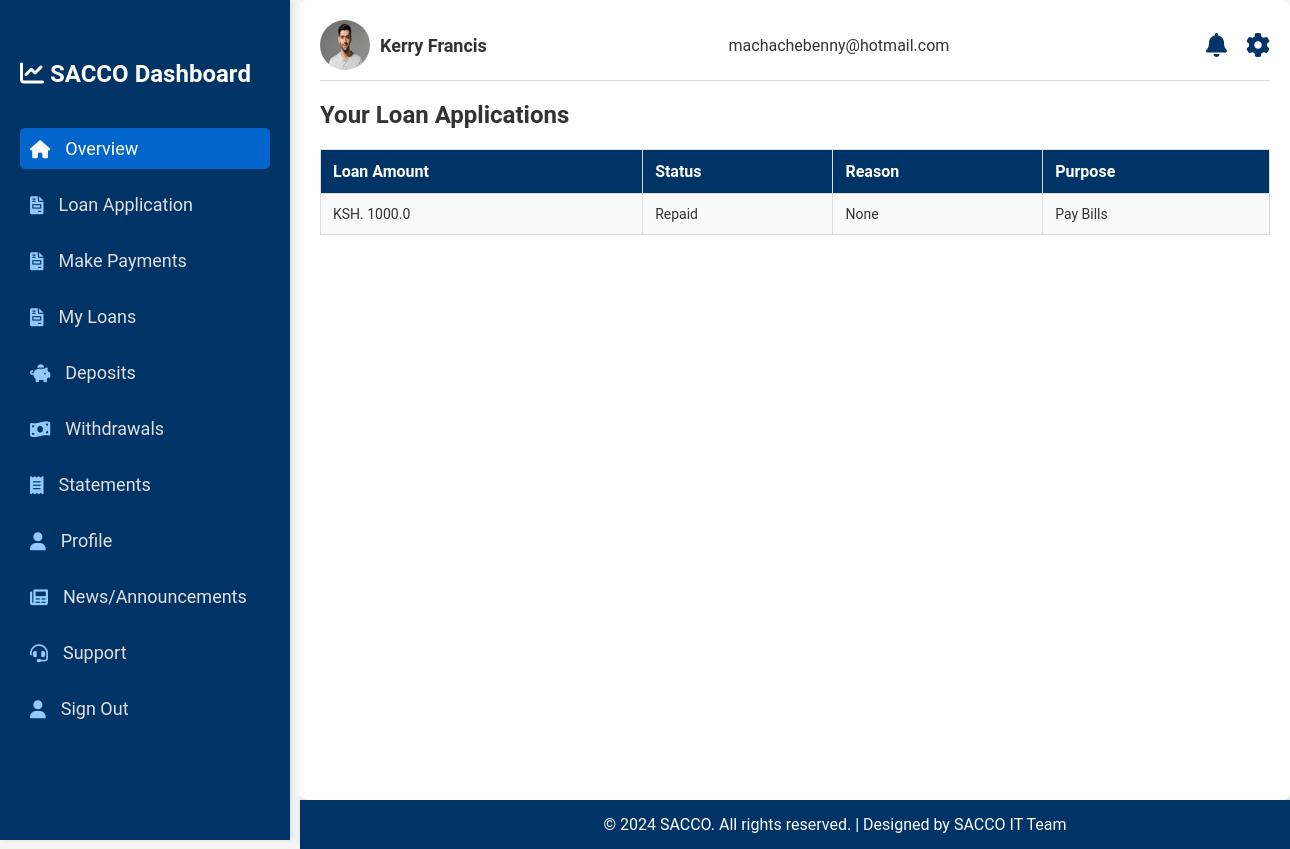
Page /loan_application_status (signed in) on the committed database.
### main_app/models.py (models this page shows, shortened)
class User_personalData(db.Model):
    id = db.Column(db.Integer, primary_key=True)
    user_id = db.Column(db.String, db.ForeignKey('user.user_id'), nullable=False)  # Foreign Key
    user = db.relationship('User', back_populates='personal_data', lazy=True)
    surname = db.Column(db.String(30), nullable=False)
    other_names = db.Column(db.String(120), nullable=False)
    income = db.Column(db.Float, nullable=False)
    dob = db.Column(db.String(20), nullable=False)
    id_number = db.Column(db.Integer, unique=True, nullable=False)
    telephone_no = db.Column(db.String(20), unique=True, nullable=False)
    address = db.Column(db.String(50), nullable=False)
    postal_code= db.Column(db.Integer, nullable=False)
    gender= db.Column(db.String(5), nullable=False)
    user_profile = db.Column(db.String(20), nullable=False, default="user.jpeg")
    id_profile = db.Column(db.String(20), nullable=False, default="user.jpeg")

class User(db.Model, UserMixin):
    user_id = db.Column(db.String(10), primary_key=True)
    username = db.Column(db.String(30), unique=True, nullable=False)
    email = db.Column(db.String(120), unique=True, nullable=False)
    role = db.Column(db.String(6), nullable=False)
    password = db.Column(db.String, nullable=False)
    personal_data = db.relationship('User_personalData', back_populates='user', uselist=False)
    personal_loan = db.relationship("Loan", back_populates="loan_user", uselist=False)
    account = db.relationship('Account', back_populates='user', uselist=False)
    withdrawals = db.relationship('Withdrawals', back_populates='user', uselist=False)
    deposits = db.relationship('Deposit', back_populates='user', uselist=False)
    transactions = db.relationship('Transaction', back_populates='user', uselist=False)

class Loan(db.Model):
    id = db.Column(db.Integer, primary_key=True)
    user_id = db.Column(db.String(10), db.ForeignKey('user.user_id'), nullable=False)
    loan_amount = db.Column(db.Float, nullable=False)
    status = db.Column(db.String(20), nullable=False, default='Pending')
    rejection_reason = db.Column(db.String(120), nullable=True)
    loan_term = db.Column(db.Integer, nullable=False)
    interest_rate = db.Column(db.Float, nullable=False)  # Annual interest rate
    total_amount_due = db.Column(db.Float, nullable=False, default=0.0)  # Amount after interest
    monthly_payment = db.Column(db.Float, nullable=False, default=0.0)  # Payment With interest
    purpose = db.Column(db.String(120), nullable=False)
    start_date = db.Column(db.DateTime, nullable=False, default=datetime.now())
    next_due_date = db.Column(db.DateTime, nullable=False)
    amount_paid = db.Column(db.Float, default=0)
    penalty = db.Column(db.Float, nullable=False, default=0.0)  # Add a penalty field
    loan_user = db.relationship('User', back_populates='personal_loan', lazy=True, uselist=False)
    disbursement = db.relationship('Disbursement', back_populates='loan', lazy=True, uselist=False)
    repayment = db.relationship('Repayment', back_populates='loan', lazy=True, uselist=False)

### main_app/routes.py (the view)
@app.route('/loan_application_status')
@login_required
def loan_application_status():
    loans = Loan.query.filter_by(user_id=current_user.user_id).all()
    return render_template('user/loan_status.html', loans=loans)

### main_app/models.py (called while the page is built)
@login_manager.user_loader
def load_user(user_id):
    user_id = str(user_id)
    if user_id.startswith('user_'):
        return User.query.get(user_id)
    elif user_id.startswith('admin_'):
        return Admin.query.get(user_id)
    return None  # Return None if no user/admin is found

### main_app/templates/user/loan_status.html
{% extends "user/layout.html" %}
{% block content %}
<div class="recent-deposits">
    <h2>Your Loan Applications</h2>
    <table class="deposit-history">
        <thead>
            <tr>
                <th>Loan Amount</th>
                <th>Status</th>
                <th>Reason</th>
                <th>Purpose</th>
            </tr>
        </thead>
        <tbody>
            <ul>
                {% for loan in loans %}
                <tr>
                    {% if loan.rejection_reason %}
                    <td>KSH. {{ loan.loan_amount }}</td>
                    <td>{{ loan.status }}</td>
                    <td>{{ loan.rejection_reason }}</td>
                    <td>{{ loan.purpose }}</td>
                    {% else %}
                    <td>KSH. {{ loan.loan_amount }}</td>
                    <td>{{ loan.status }}</td>
                    <td>{{ loan.rejection_reason }}</td>
                    <td>{{ loan.purpose }}</td>
                    {% endif %}
                </tr>
                {% endfor %}
            </ul>
        </tbody>
    </table>
</div>
{% endblock %}

### main_app/templates/user/layout.html (shortened to what this page needs)
<!DOCTYPE html>
<html lang="en">
<head>
    {% block head %}
    <link rel="stylesheet" href="{{ url_for('static', filename='/css/styles.css') }}">
    <link rel="stylesheet" href="https://cdnjs.cloudflare.com/ajax/libs/font-awesome/6.0.0-beta3/css/all.min.css">
    {% endblock %}
</head>
<body>
    <div class="dashboard">
        <div class="sidebar">
            <h2><i class="fas fa-chart-line"></i> SACCO Dashboard</h2>
                <ul>
                    <li><a href="{{ url_for('home') }}" class="active"><i class="fas fa-home"></i> Overview</a></li>
                    <li><a href="{{ url_for('application') }}"><i class="fas fa-file-invoice"></i> Loan Application</a></li>
                    <li><a href="{{ url_for('repay_loan') }}"><i class="fas fa-file-invoice"></i> Make Payments </a></li>
                    <li><a href="{{ url_for('loan_application_status') }}"><i class="fas fa-file-invoice"></i> My Loans </a></li>
                    <li><a href="{{ url_for('deposit') }}"><i class="fas fa-piggy-bank"></i> Deposits</a></li>
                    <li><a href="{{ url_for('withdrawals') }}"><i class="fas fa-money-bill-wave"></i> Withdrawals</a></li>
                    <li><a href="{{ url_for('statements') }}"><i class="fas fa-receipt"></i> Statements</a></li>
                    <li><a href="{{ url_for('profile') }}"><i class="fas fa-user"></i> Profile</a></li>
                    <li><a href="{{ url_for('news') }}"><i class="fas fa-newspaper"></i> News/Announcements</a></li>
                    <li><a href="{{ url_for('support') }}"><i class="fas fa-headset"></i> Support</a></li>
                    <li><a href="{{ url_for('logout') }}"><i class="fas fa-user"></i> Sign Out</a></li>
                </ul>
        </div>
        <div class="main-content">
            <header>
                <div class="user-info">
                    {% if current_user.personal_data %}
                    <img src="{{ url_for('static', filename='assets/' + current_user.personal_data.user_profile) }}"
                        alt="User" class="user-icon">
                    {% else %}
                    <img src="{{ url_for('static', filename='assets/user.jpeg') }}" alt="User" class="user-icon">
                    {% endif %}
                    {% if current_user.personal_data %}
                    <span class="user-name">{{ current_user.personal_data.other_names ~ ' ' ~ current_user.personal_data.surname }}</span>
                    {% else %}
                    <span class="user-name">{{ current_user.username }}</span>
                    {% endif %}
                </div>
                <div class="user-email">{{ current_user.email }}</div>
                <div class="header-icons">
                    <i class="notification-icon fas fa-bell" onclick="showNotificationPopup()"></i>
                    <i class="settings-icon fas fa-cog"></i>
                </div>
            </header>
            {% block content %}{% endblock %}
        </div>
    </div>
    <footer>
        <p>© 2024 SACCO. All rights reserved. | Designed by SACCO IT Team</p>
    </footer>
</body>
</html>

### main_app/static/css/styles.css (style rules this page uses)
body { font-family: 'Roboto', sans-serif; margin: 0; padding: 0; color: #333; background-color: #f5f5f5; }
a { text-decoration: none; color: inherit; }
h1, h2, h3, h4, h5, h6 { margin: 0; padding: 0; }
.dashboard { display: flex; min-height: 100vh; }
.sidebar { width: 250px; background-color: #003366; color: #fff; height: 100vh; padding: 20px; box-shadow: 2px 0 5px rgba(0, 0, 0, 0.1); position: fixed; top: 0; left: 0; transition: width 0.3s ease; }
.sidebar h2 { margin-top: 40px; font-size: 24px; margin-bottom: 40px; }
.sidebar ul { list-style: none; padding: 0; }
.sidebar ul li { margin: 15px 0; }
.sidebar ul li a { color: #e0e0e0; font-size: 18px; display: flex; align-items: center; padding: 10px; border-radius: 5px; transition: background-color 0.3s ease, color 0.3s ease; }
.sidebar ul li a i { margin-right: 15px; color: #90caff; }
.sidebar ul li a.active { background-color: #0066cc; color: #fff; }
.sidebar ul li a.active i { color: #fff; }
.main-content { flex-grow: 1; margin-left: 300px; padding: 20px; background-color: #fff; border-radius: 8px; }
header { display: flex; justify-content: space-between; align-items: center; margin-bottom: 20px; border-bottom: 1px solid #ddd; padding-bottom: 10px; }
.user-info { display: flex; align-items: center; }
.user-info .user-icon { width: 50px; height: 50px; border-radius: 50%; margin-right: 10px; }
.user-info .user-name { font-size: 18px; font-weight: bold; }
.header-icons i { font-size: 24px; margin-left: 15px; cursor: pointer; color: #003366; transition: color 0.3s ease, transform 0.3s ease; }
footer { background-color: #003366; color: #fff; text-align: center; padding: 15px; margin-left: 300px; width: calc(100% - 250px); bottom: 0; left: 250px; box-shadow: 0 -2px 5px rgba(0, 0, 0, 0.1); transition: left 0.3s ease, width 0.3s ease; }
footer p { margin: 0; }
.deposit-history { margin-top: 20px; width: 100%; border-collapse: collapse; }
.deposit-history th, .deposit-history td { padding: 12px; border: 1px solid #ddd; text-align: left; font-size: 14px; color: #333; }
.deposit-history th { background-color: #003366; color: #fff; font-size: 16px; }
.deposit-history td { background-color: #f9f9f9; }

### rows in the picture
User_personalData: user_profile (placeholder picture), personal_data "Kerry Francis"
User: email "machachebenny@hotmail.com"
Loan: loan_amount "1000.0", status "Repaid", rejection_reason "None", purpose "Pay Bills"
